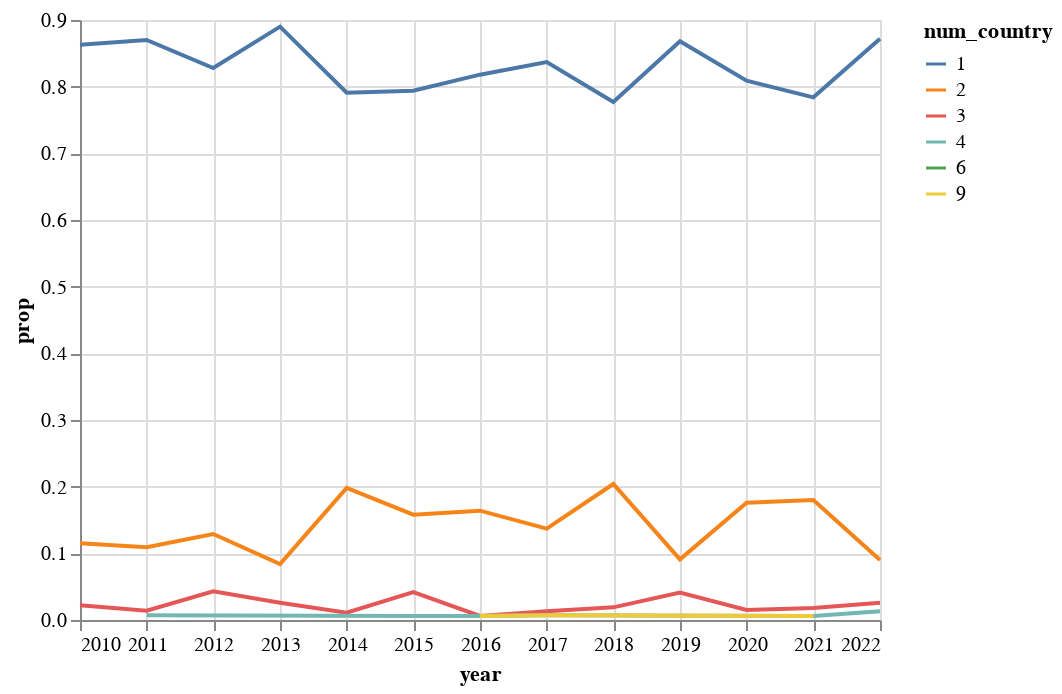

Source (notebook cell):
### Code cell
alt.Chart(num_country_ts).mark_line().encode(
    x = 'year',
    y = 'prop',
    color = 'num_country:N'
)

### Figure 1 — Vega-Lite specification as saved in the notebook (floating-point values rounded to 4 significant figures)
{"config": {"view": {"continuousWidth": 400, "continuousHeight": 300}}, "data": {"name": "data-ce4bfed1e4a25f0226c4b8dca2a1e601"}, "mark": "line", "encoding": {"color": {"field": "num_country", "type": "nominal"}, "x": {"field": "year", "type": "temporal"}, "y": {"field": "prop", "type": "quantitative"}}, "$schema": "https://vega.github.io/schema/vega-lite/v4.17.0.json", "datasets": {"data-ce4bfed1e4a25f0226c4b8dca2a1e601": [{"year": "2010-01-01T00:00:00", "num_country": 1, "freq": 120, "year total": 139, "prop": 0.863}, {"year": "2010-01-01T00:00:00", "num_country": 2, "freq": 16, "year total": 139, "prop": 0.115}, {"year": "2010-01-01T00:00:00", "num_country": 3, "freq": 3, "year total": 139, "prop": 0.022}, {"year": "2011-01-01T00:00:00", "num_country": 1, "freq": 120, "year total": 138, "prop": 0.87}, {"year": "2011-01-01T00:00:00", "num_country": 2, "freq": 15, "year total": 138, "prop": 0.109}, {"year": "2011-01-01T00:00:00", "num_country": 3, "freq": 2, "year total": 138, "prop": 0.014}, {"year": "2011-01-01T00:00:00", "num_country": 4, "freq": 1, "year total": 138, "prop": 0.007}, {"year": "2012-01-01T00:00:00", "num_country": 1, "freq": 135, "year total": 163, "prop": 0.828}, {"year": "2012-01-01T00:00:00", "num_country": 2, "freq": 21, "year total": 163, "prop": 0.129}, {"year": "2012-01-01T00:00:00", "num_country": 3, "freq": 7, "year total": 163, "prop": 0.043}, {"year": "2013-01-01T00:00:00", "num_country": 1, "freq": 137, "year total": 154, "prop": 0.89}, {"year": "2013-01-01T00:00:00", "num_country": 2, "freq": 13, "year total": 154, "prop": 0.084}, {"year": "2013-01-01T00:00:00", "num_country": 3, "freq": 4, "year total": 154, "prop": 0.026}, {"year": "2014-01-01T00:00:00", "num_country": 1, "freq": 148, "year total": 187, "prop": 0.791}, {"year": "2014-01-01T00:00:00", "num_country": 2, "freq": 37, "year total": 187, "prop": 0.198}, {"year": "2014-01-01T00:00:00", "num_country": 3, "freq": 2, "year total": 187, "prop": 0.011}, {"year": "2015-01-01T00:00:00", "num_country": 1, "freq": 131, "year total": 165, "prop": 0.794}, {"year": "2015-01-01T00:00:00", "num_country": 2, "freq": 26, "year total": 165, "prop": 0.158}, {"year": "2015-01-01T00:00:00", "num_country": 3, "freq": 7, "year total": 165, "prop": 0.042}, {"year": "2015-01-01T00:00:00", "num_country": 4, "freq": 1, "year total": 165, "prop": 0.006}, {"year": "2016-01-01T00:00:00", "num_country": 1, "freq": 130, "year total": 159, "prop": 0.818}, {"year": "2016-01-01T00:00:00", "num_country": 2, "freq": 26, "year total": 159, "prop": 0.164}, {"year": "2016-01-01T00:00:00", "num_country": 3, "freq": 1, "year total": 159, "prop": 0.006}, {"year": "2016-01-01T00:00:00", "num_country": 4, "freq": 1, "year total": 159, "prop": 0.006}, {"year": "2016-01-01T00:00:00", "num_country": 9, "freq": 1, "year total": 159, "prop": 0.006}, {"year": "2017-01-01T00:00:00", "num_country": 1, "freq": 128, "year total": 153, "prop": 0.837}, {"year": "2017-01-01T00:00:00", "num_country": 2, "freq": 21, "year total": 153, "prop": 0.137}, {"year": "2017-01-01T00:00:00", "num_country": 3, "freq": 2, "year total": 153, "prop": 0.013}, {"year": "2017-01-01T00:00:00", "num_country": 4, "freq": 1, "year total": 153, "prop": 0.007}, {"year": "2017-01-01T00:00:00", "num_country": 9, "freq": 1, "year total": 153, "prop": 0.007}, {"year": "2018-01-01T00:00:00", "num_country": 1, "freq": 122, "year total": 157, "prop": 0.777}, {"year": "2018-01-01T00:00:00", "num_country": 2, "freq": 32, "year total": 157, "prop": 0.204}, {"year": "2018-01-01T00:00:00", "num_country": 3, "freq": 3, "year total": 157, "prop": 0.019}, {"year": "2019-01-01T00:00:00", "num_country": 1, "freq": 105, "year total": 121, "prop": 0.868}, {"year": "2019-01-01T00:00:00", "num_country": 2, "freq": 11, "year total": 121, "prop": 0.091}, {"year": "2019-01-01T00:00:00", "num_country": 3, "freq": 5, "year total": 121, "prop": 0.041}, {"year": "2020-01-01T00:00:00", "num_country": 1, "freq": 106, "year total": 131, "prop": 0.809}, {"year": "2020-01-01T00:00:00", "num_country": 2, "freq": 23, "year total": 131, "prop": 0.176}, {"year": "2020-01-01T00:00:00", "num_country": 3, "freq": 2, "year total": 131, "prop": 0.015}, {"year": "2021-01-01T00:00:00", "num_country": 1, "freq": 131, "year total": 167, "prop": 0.784}, {"year": "2021-01-01T00:00:00", "num_country": 2, "freq": 30, "year total": 167, "prop": 0.18}, {"year": "2021-01-01T00:00:00", "num_country": 3, "freq": 3, "year total": 167, "prop": 0.018}, {"year": "2021-01-01T00:00:00", "num_country": 4, "freq": 1, "year total": 167, "prop": 0.006}, {"year": "2021-01-01T00:00:00", "num_country": 6, "freq": 1, "year total": 167, "prop": 0.006}, {"year": "2021-01-01T00:00:00", "num_country": 9, "freq": 1, "year total": 167, "prop": 0.006}, {"year": "2022-01-01T00:00:00", "num_country": 1, "freq": 68, "year total": 78, "prop": 0.872}, {"year": "2022-01-01T00:00:00", "num_country": 2, "freq": 7, "year total": 78, "prop": 0.09}, {"year": "2022-01-01T00:00:00", "num_country": 3, "freq": 2, "year total": 78, "prop": 0.026}, {"year": "2022-01-01T00:00:00", "num_country": 4, "freq": 1, "year total": 78, "prop": 0.013}]}}
